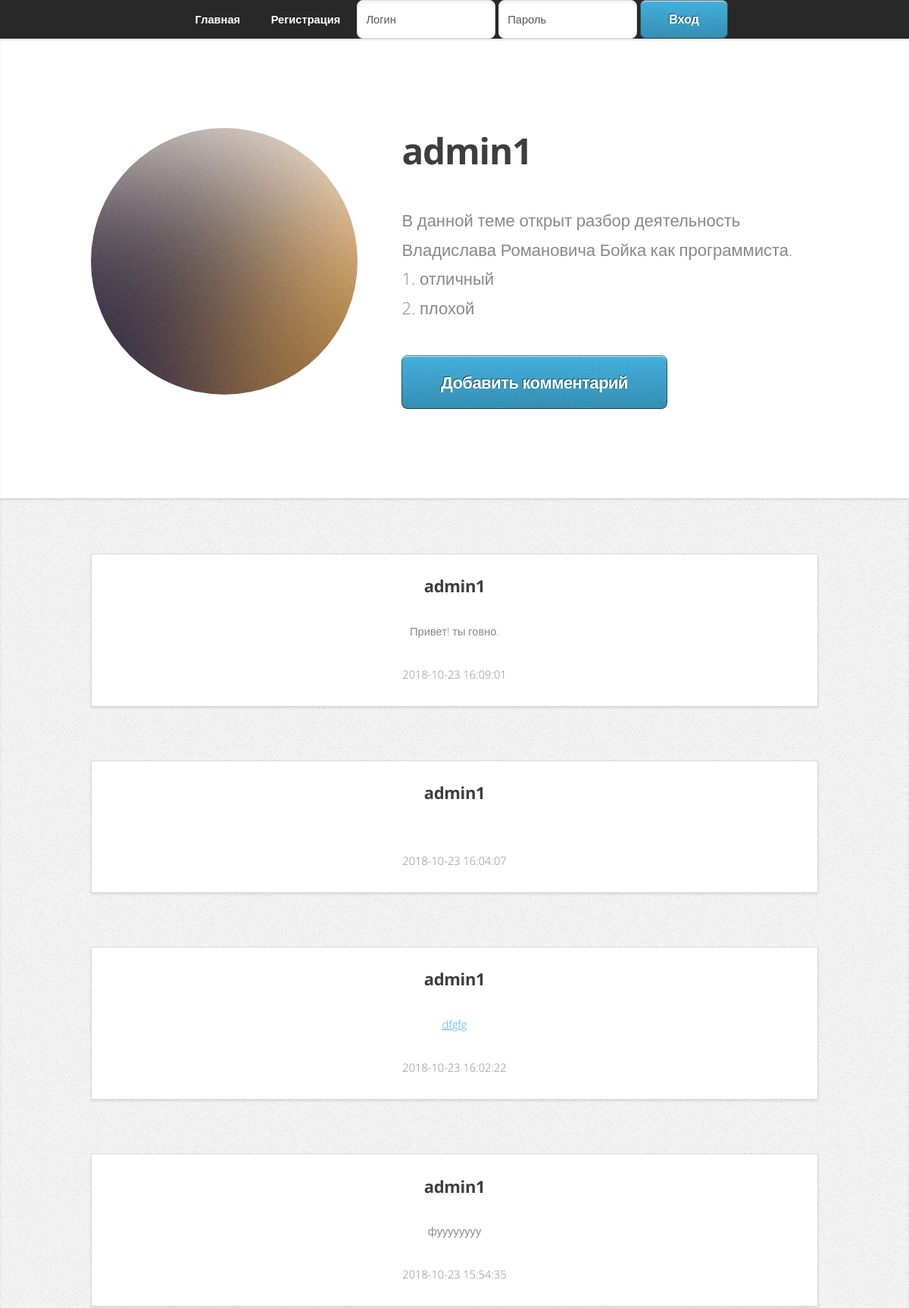
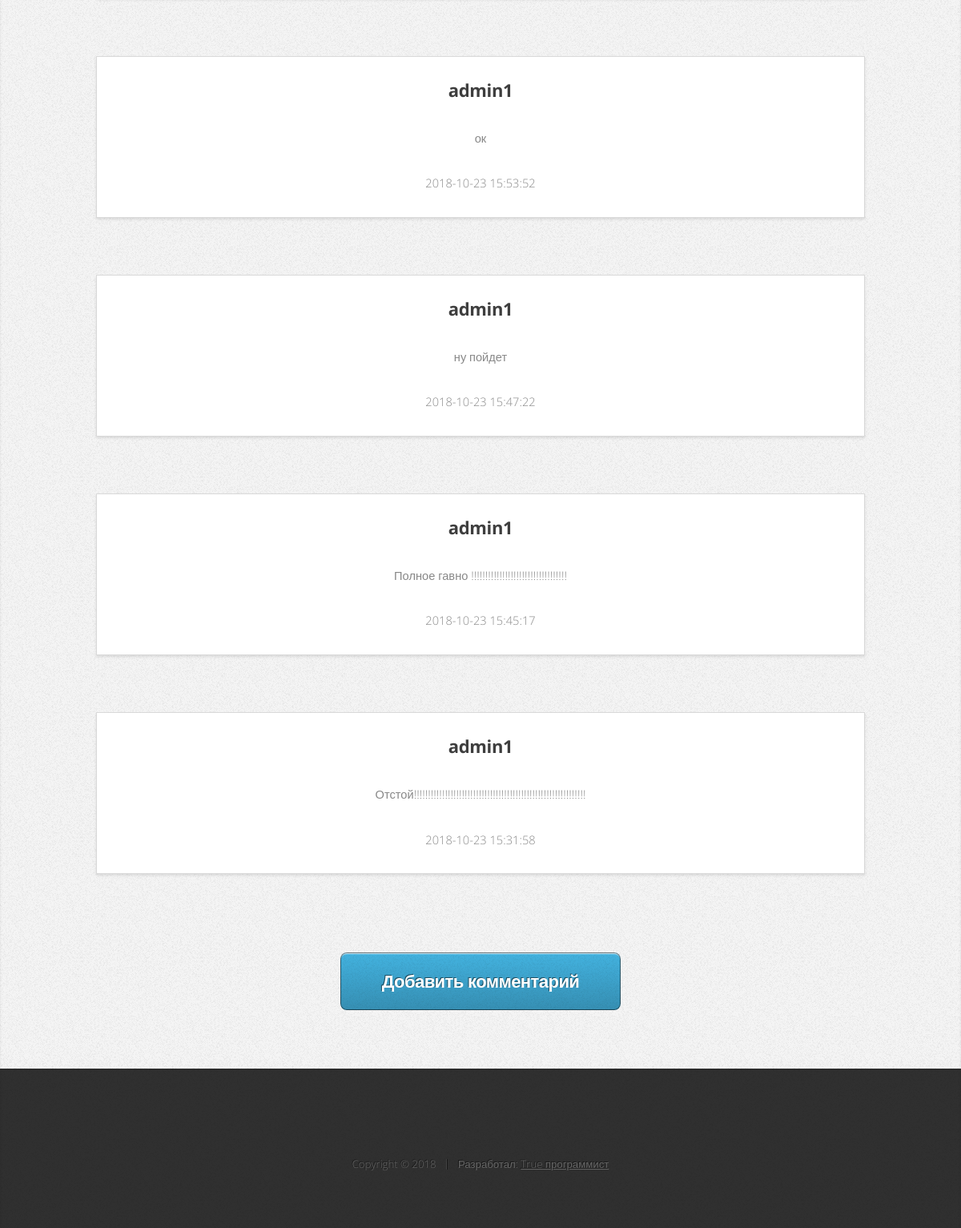
The page /el.php?id=16 on the database its author committed (2 pictures, top to bottom).
### tables this page shows
CREATE TABLE `forum` (
  `id_forum` int(255) NOT NULL,
  `id_users` int(255) NOT NULL,
  `topic` varchar(255) NOT NULL,
  `text` text NOT NULL,
  `date_forum` timestamp NOT NULL DEFAULT CURRENT_TIMESTAMP
);

CREATE TABLE `users` (
  `id_users` int(11) NOT NULL,
  `login` varchar(256) NOT NULL,
  `password` varchar(256) NOT NULL,
  `email` varchar(256) NOT NULL,
  `date` timestamp NOT NULL DEFAULT CURRENT_TIMESTAMP
);

CREATE TABLE `answer` (
  `id_answer` int(11) NOT NULL,
  `id_forum` int(11) NOT NULL,
  `answer` text NOT NULL,
  `id_users` varchar(256) NOT NULL,
  `date_answer` timestamp NOT NULL DEFAULT CURRENT_TIMESTAMP
);

### el.php (the view, shortened to what this page needs)
<?php
	include("site/header.php");
	$result2 = mysqli_query ($connect,"SELECT * from forum NATURAL JOIN users WHERE id_forum=$_GET[id]");
	$myrow = mysqli_fetch_array ($result2,MYSQLI_ASSOC);
	?>
<!DOCTYPE HTML>
<html>
			<article id="top" class="wrapper style1">
				<div class="container">
					<div class="row">
						<div class="col-4 col-5-large col-12-medium">
							<span class="image fit"><img src="images/pic00.jpg" alt="" /></span>
						</div>
						<div class="col-8 col-7-large col-12-medium">
							<header>
								<h1><strong><?=$myrow['login']?></strong></h1>
							</header>
							<p><?=nl2br($myrow['text'])?></p>
							<a href="add_answer.php?id_forum=<?=$myrow['id_forum']?>" class="button large scrolly">Добавить комментарий</a>
						</div>
					</div>
				</div>
			</article>
			<article id="portfolio" class="wrapper style3">
				<div class="container">
						<div class="col-4 col-6-medium col-12-small">
							<?php
							$result3 = mysqli_query ($connect,"SELECT * from answer NATURAL JOIN users  WHERE id_forum = $myrow[id_forum] order by id_answer DESC ");
							@$myrow1 = mysqli_fetch_array ($result3,MYSQLI_ASSOC);
							do{
								echo "<article class='box style2'>
								<h3>$myrow1[login]</h3><br>
								<p>$myrow1[answer]</p>
								<p>$myrow1[date_answer]</p>
								</article>
								<br>";
							}
							while (@$myrow1 = mysqli_fetch_array ($result3,MYSQLI_ASSOC))
			?>
			</div>
				</div>
							<br><a href="add_answer.php?id_forum=<?=$myrow['id_forum']?>" class="button large scrolly">Добавить комментарий</a>
			</article>
			<?php include('site/footer.php')?>
	</body>
</html>

### site/header.php (shortened to what this page needs)
<?php
include('block/db.php');
?>
<head>
		<link rel="stylesheet" href="assets/css/main.css" />
	</head>
	<body class="is-preload">
<nav id="nav">
				<form method = "post">
				<ul class="container">
					<li><a href="index.php">Главная</a></li>
					<?php
$login_s = $_SESSION['login'];
$pass_s = md5($_SESSION['password']);
$result = mysqli_query($connect,"SELECT id_users FROM users WHERE login = '$login_s'and password = '$pass_s'");
$user_date = mysqli_fetch_array($result);
if(isset ($user_date['id_users'])){
	echo "Добро пожаловать, <li><a href = 'lk.php'>$login_s</a></li>";
	echo "<li><a href='exit.php'>Выход</a></li>";}
else
	echo ( "			<li><a href='reg.php'>Регистрация</a></li>
					<li><input type='text' name='login' placeholder='Логин' /></li>
					<li><input type='password' name='password' placeholder='Пароль' /></li>
					<li><button type = 'submit' >Вход</button></li>");
?>
				</ul>
				</form>
			</nav>

### site/footer.php
<article id="contact" class="wrapper style4">
					<footer>
						<ul id="copyright">
							<li>Copyright ©  <?php echo date('Y'); ?></li><li>Разработал: <a href="https://vk.com/vladboiyko">True программист</a></li>
						</ul>
					</footer>
			</article>

### rows shown on the page
forum: id_users.login "admin1", text "В данной теме открыт разбор деятельность Владислава Романовича Бойка как программиста. 1. отличный 2. плохой"
answer: id_users.login "admin1", answer "Привет! ты говно.", date_answer "2018-10-23 16:09:01"
answer: id_users.login "admin1", date_answer "2018-10-23 16:04:07"
answer: id_users.login "admin1", answer "dfgfg", date_answer "2018-10-23 16:02:22"
answer: id_users.login "admin1", answer "фуууууууу", date_answer "2018-10-23 15:54:35"
answer: id_users.login "admin1", answer "ок", date_answer "2018-10-23 15:53:52"
answer: id_users.login "admin1", answer "ну пойдет", date_answer "2018-10-23 15:47:22"
answer: id_users.login "admin1", answer "Полное гавно !!!!!!!!!!!!!!!!!!!!!!!!!!!!!!!!!!", date_answer "2018-10-23 15:45:17"
answer: id_users.login "admin1", answer "Отстой!!!!!!!!!!!!!!!!!!!!!!!!!!!!!!!!!!!!!!!!!!!!!!!!!!!!!!!!!!!!!", date_answer "2018-10-23 15:31:58"
